Frame 1 (no input): blank canvas, image omitted
Frame 60 (the mouse pressed at the canvas centre just before this capture): blank canvas, image omitted
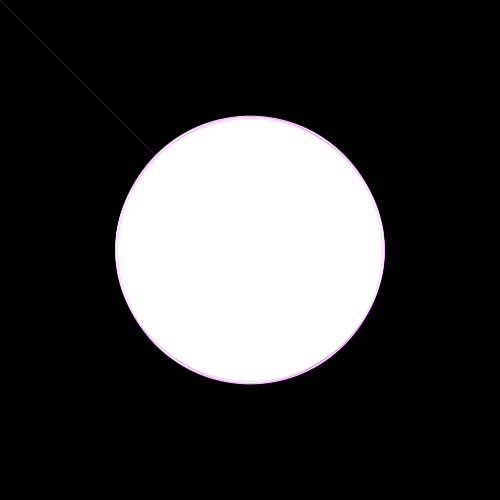
Frame 120 (the mouse held since frame 60 and released just before this capture)

The Processing sketch whose frames 1 and 60 were blank and that drew this single picture after the mouse press (run headless with seeded random() and noise(); from frame 60 on, the mouse is pressed at the canvas centre):

// Processing sketch: processing_2004
// ── processing_2004.pde

boolean isDrawing = false;

void setup(){

  size(500,500);
  background(0);
  smooth();
  
};

void draw() {
  
  if (isDrawing) {
  stroke(236,157,250,50);
  line(pmouseX, pmouseY, mouseX, mouseY);
  stroke(220,16,250,50);
  ellipse(mouseX,mouseY, mouseX + random(0,20) , mouseY + random(0,20));
  }
  
  
};

void mousePressed(){
  
  isDrawing=!isDrawing;
  
};
